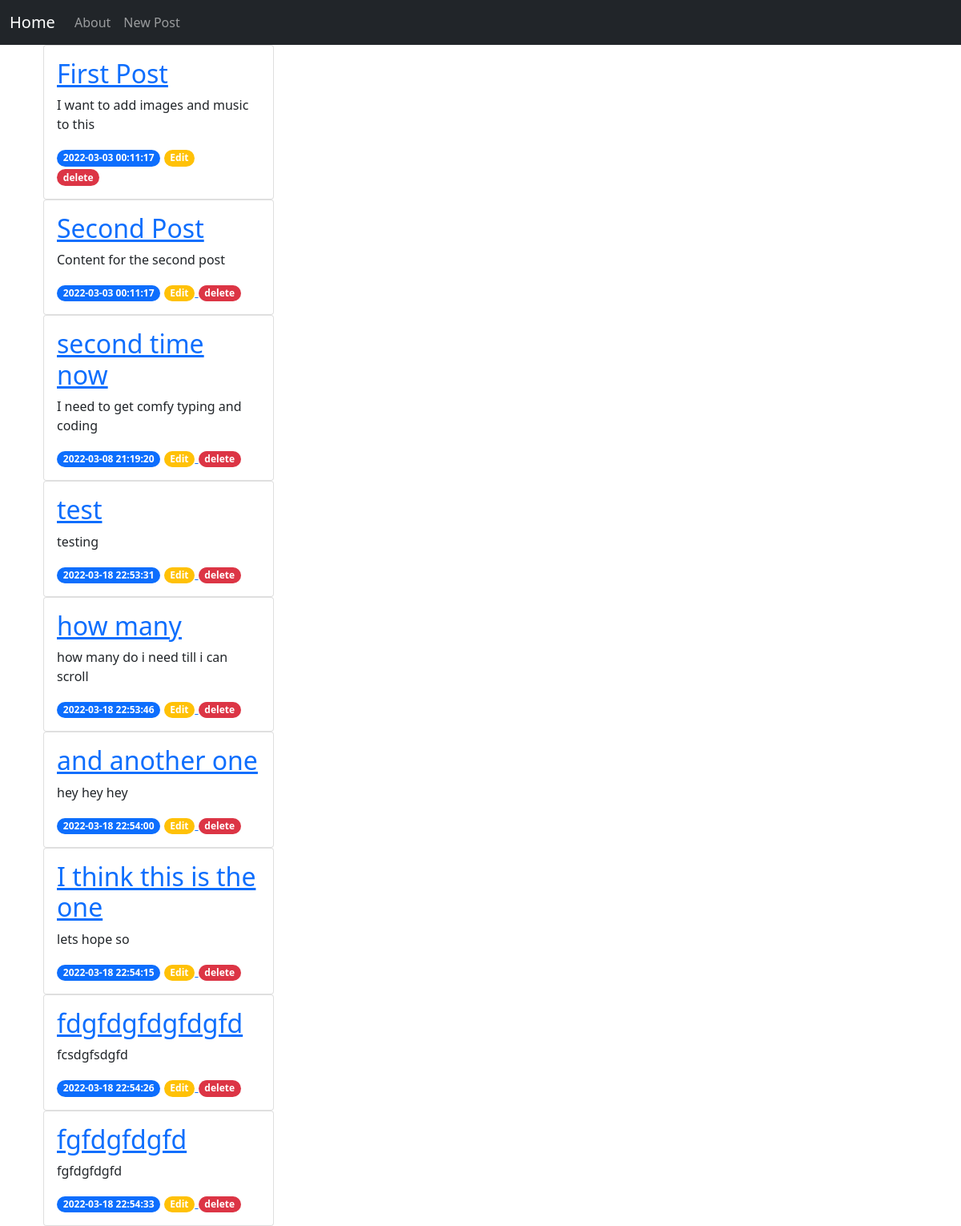
Before: / with the older database file.
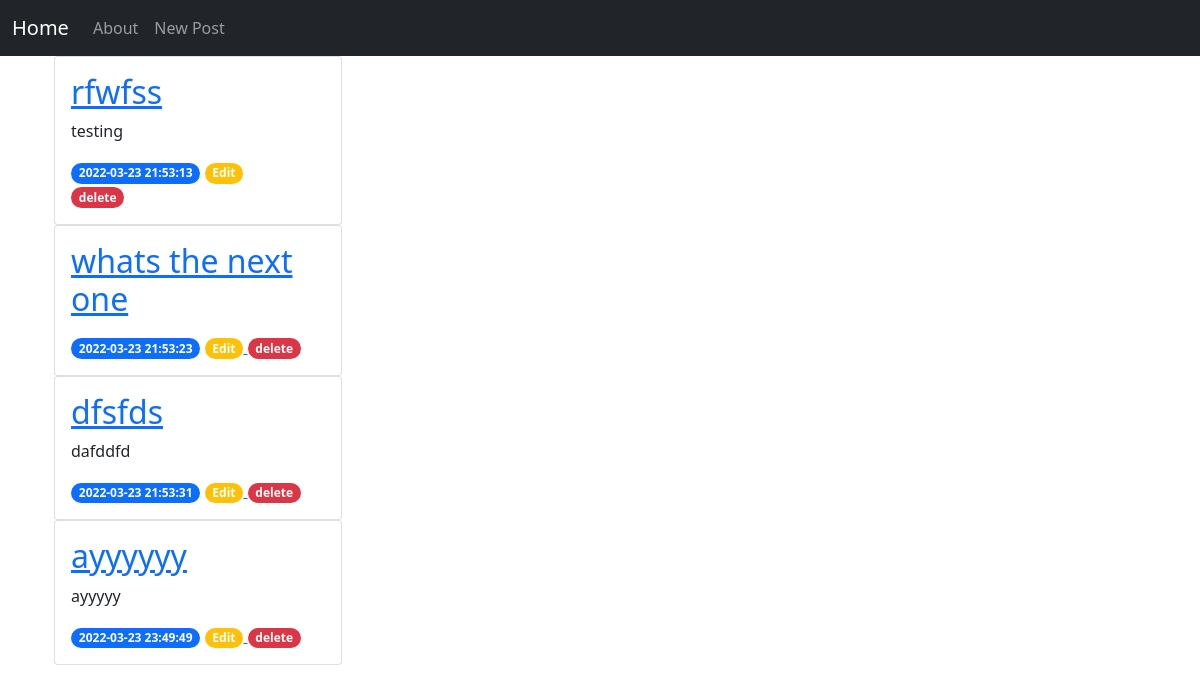
After: the same page with the newer database file.
### tables this page shows
CREATE TABLE posts (
    id INTEGER PRIMARY KEY AUTOINCREMENT,
    created TIMESTAMP NOT NULL DEFAULT CURRENT_TIMESTAMP,
    title TEXT NOT NULL,
    content TEXT NOT NULL
);

### app.py (the view)
@app.route('/')
def index():
    conn = get_db_connection()
    posts = conn.execute('SELECT * FROM posts').fetchall()
    conn.close()
    return render_template('index.html', posts=posts)

### app.py (called while the page is built)
def get_db_connection():
    conn = sqlite3.connect('database.db')
    conn.row_factory = sqlite3.Row
    return conn

### templates/index.html (shortened to what this page needs)
{% extends 'base.html' %}
{% block content %}
<div class="container">
    <div class="row">
        <div class="col">
             {% for post in posts %}
                 <div class="card" style="width: 18rem;">
                    <div class="card-body">
                            <a href={{ url_for('post', post_id=post['id']) }}>
                                <h2 class="card-title">{{ post['title']}}</h2>
                            </a>
                            <p class ="card-text">{{post['content']}}</p>
                            <span class="badge rounded-pill bg-primary">{{ post['created'] }}</span>
                            <a href="{{ url_for('edit', id=post['id']) }}">
                                <span class="badge rounded-pill bg-warning test-dark">Edit</span>
                            </a>
                            <a>
                            <form action="{{ url_for('delete', id=post['id']) }}" method="post">
                            <span type=submit class="badge rounded-pill bg-danger test-dark" /> delete</span>
                            </a>
                    </div>
                </div>
                {% endfor %}
            </div>
        </div>
</div>
{% endblock %}

### templates/base.html (shortened to what this page needs)
<!DOCTYPE html>
<html lang="en">
  <head>
    <link
      href="https://cdn.jsdelivr.net/npm/bootstrap@5.1.3/dist/css/bootstrap.min.css"
      rel="stylesheet"
    >
  </head>
  <body>
    <nav class="navbar navbar-expand-lg navbar-dark bg-dark">
      <div class="container-fluid">
      <a class="navbar-brand" href="{{ url_for('index')}}">Home</a>
      <div class="collapse navbar-collapse" id="navbarNav">
        <ul class="navbar-nav">
          <li class="nav-item">
            <a class="nav-link" aria-current="page" href="#">About</a>
          </li>
          <li class="nav-item">
            <a class="nav-link" aria-current="page" href="{{url_for('create')}}">New Post</a>
          </li>
        </ul>
      </div>
    </div>
    </nav>
    <div class="container">
       {% block content %} {% endblock %}
    </div>
  </body>
</html>

Changed rows visible on the page:
removed posts: title "First Post", content "I want to add images and music to this", created "2022-03-03 00:11:17"
removed posts: title "Second Post", content "Content for the second post", created "2022-03-03 00:11:17"
removed posts: title "second time now", content "I need to get comfy typing and coding", created "2022-03-08 21:19:20"
removed posts: title "test", content "testing", created "2022-03-18 22:53:31"
removed posts: title "how many", content "how many do i need till i can scroll", created "2022-03-18 22:53:46"
removed posts: title "and another one", content "hey hey hey", created "2022-03-18 22:54:00"
removed posts: title "I think this is the one", content "lets hope so", created "2022-03-18 22:54:15"
removed posts: title "fdgfdgfdgfdgfd", content "fcsdgfsdgfd", created "2022-03-18 22:54:26"
removed posts: title "fgfdgfdgfd", content "fgfdgfdgfd", created "2022-03-18 22:54:33"
added posts: title "rfwfss", content "testing", created "2022-03-23 21:53:13"
added posts: title "whats the next one", created "2022-03-23 21:53:23"
added posts: title "dfsfds", content "dafddfd", created "2022-03-23 21:53:31"
added posts: title "ayyyyyy", content "ayyyyy", created "2022-03-23 23:49:49"
